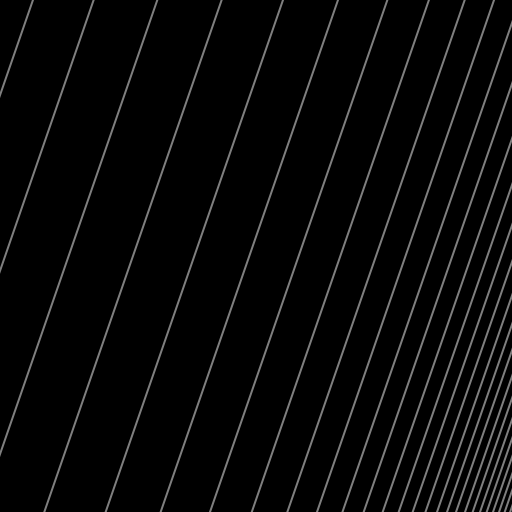
Frame 1 (no input)
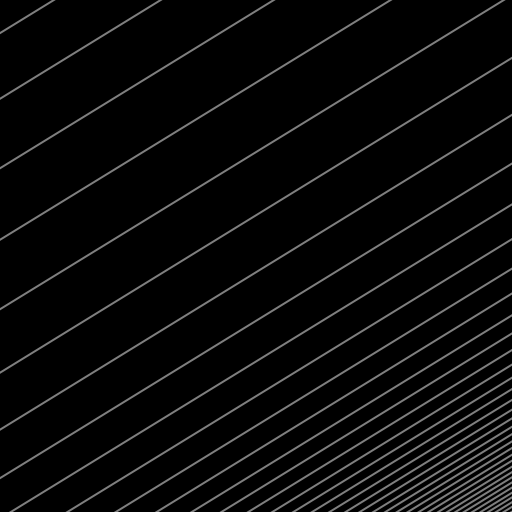
Frame 60 (the mouse pressed at the canvas centre just before this capture)
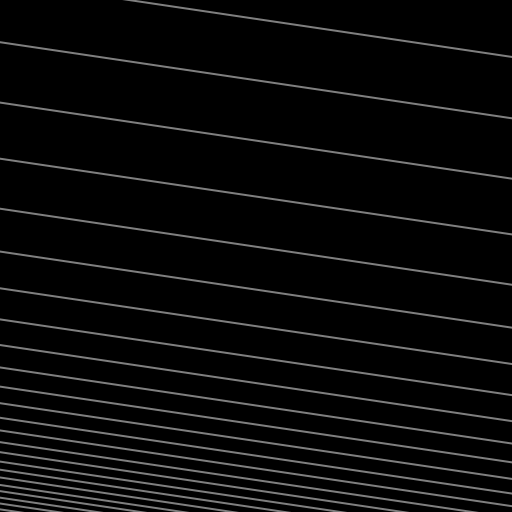
Frame 120 (the mouse held since frame 60 and released just before this capture)

The Processing sketch that drew these frames (run headless with seeded random() and noise(); from frame 60 on, the mouse is pressed at the canvas centre):

// Processing sketch: stripes
// ── stripes.pde



void setup(){

  size(512,512);




}





void draw(){


  background(0);
  stroke(255,127);
  strokeWeight(2);
  
  pushMatrix();
  translate(width/2,height/2);
  rotate(radians(frameCount/1.5));
  translate(-width/2,-height/2);
  float i = -width;
  while(i<width*2){
    i+=(sin((frameCount+i*4.0)/768.0)*30.0)+34.1;
    line(i,-height,i-height,height*2);
  }

  popMatrix();




}
